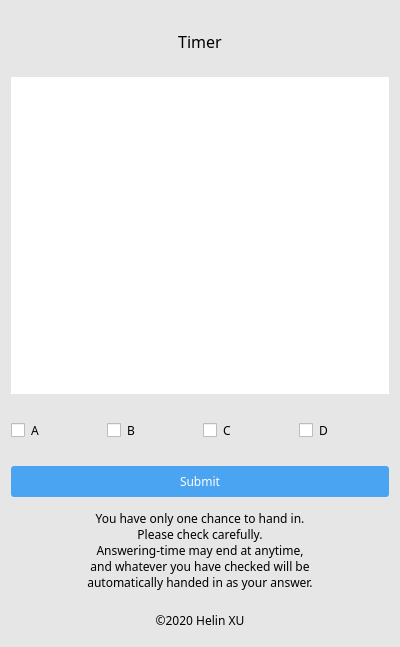
<?xml version="1.0" encoding="UTF-8"?>
<ui version="4.0">
 <class>AnswerWindow</class>
 <widget class="QDialog" name="AnswerWindow">
  <property name="geometry">
   <rect>
    <x>0</x>
    <y>0</y>
    <width>400</width>
    <height>647</height>
   </rect>
  </property>
  <property name="minimumSize">
   <size>
    <width>400</width>
    <height>647</height>
   </size>
  </property>
  <property name="maximumSize">
   <size>
    <width>400</width>
    <height>647</height>
   </size>
  </property>
  <property name="windowTitle">
   <string>New Problem</string>
  </property>
  <property name="styleSheet">
   <string notr="true">QWidget
{
	border-radius:3px;
}
QDialog{
background-color:rgb(230, 230, 230);
}
QLineEdit
{
    font: 25 9pt &quot;Microsoft JhengHei&quot;;
    background:white;
    padding-left:4px ;
    padding-top:4px ;
    border-bottom-left-radius:4px;
    border-bottom-right-radius:4px;
    border: 1.2px solid rgb(189 , 189, 189);
    border-top:transparent;
    
}
QLineEdit:hover
{
    font: 25 9pt &quot;Microsoft JhengHei&quot;;
    padding-top:0px ;
    border: 1px solid rgb(21 , 131 , 221);
}
QLineEdit:focus
{
    font: 25 9pt &quot;Microsoft JhengHei&quot;;
    padding-top:0px ;
    border: 1px solid rgb(21 , 131 , 221);
}

QPushButton
{
	font: 25 9pt &quot;Microsoft JhengHei&quot;;
    color:white;
    background-color:rgb(75,164,242);
    border-radius:3px;
}

QPushButton:hover
{
	font: 25 10pt &quot;Microsoft JhengHei&quot;;
    color:white;
    background-color:rgb(44 , 137 , 255);
	border-radius:5px;
}

QPushButton:pressed
{
	font: 25 11pt &quot;Microsoft JhengHei&quot;;
	border-radius:13px;
    color:white;
    background-color:rgb(14 , 135 , 228);
    padding-left:5px;
    padding-top:5px;
}

QPushButton:default
{
	font: 25 9pt &quot;Microsoft JhengHei&quot;;
	border-radius:3px;
    color:white;
    background-color:rgb(44 , 137 , 255);
    padding-left:3px;
    padding-top:3px;
    border: 2px solid rgb(17 , 120 , 221);
}

QPushButton:!enabled
{
	font: 25 9pt &quot;Microsoft JhengHei&quot;;
    color:white;
    background-color:rgb(200 , 200 , 200);
	border-radius:5px;
}
QRadioButton
{
    font: 25 9pt &quot;Microsoft JhengHei&quot;;
}
QLabel#TopImage
{
	border-radius:90px;
}
</string>
  </property>
  <layout class="QVBoxLayout" name="verticalLayout" stretch="20,100,10,10,30,10">
   <item>
    <widget class="QLabel" name="lblTimer">
     <property name="minimumSize">
      <size>
       <width>0</width>
       <height>60</height>
      </size>
     </property>
     <property name="maximumSize">
      <size>
       <width>16777215</width>
       <height>60</height>
      </size>
     </property>
     <property name="font">
      <font>
       <family>Microsoft JhengHei</family>
       <pointsize>12</pointsize>
      </font>
     </property>
     <property name="styleSheet">
      <string notr="true"/>
     </property>
     <property name="text">
      <string>Timer</string>
     </property>
     <property name="alignment">
      <set>Qt::AlignCenter</set>
     </property>
    </widget>
   </item>
   <item>
    <widget class="QTextBrowser" name="textBrowser">
     <property name="font">
      <font>
       <family>Microsoft JhengHei</family>
      </font>
     </property>
    </widget>
   </item>
   <item>
    <layout class="QHBoxLayout" name="horizontalLayout">
     <item>
      <widget class="QCheckBox" name="ckbA">
       <property name="font">
        <font>
         <family>Microsoft JhengHei</family>
        </font>
       </property>
       <property name="text">
        <string>A</string>
       </property>
      </widget>
     </item>
     <item>
      <widget class="QCheckBox" name="ckbB">
       <property name="font">
        <font>
         <family>Microsoft JhengHei</family>
        </font>
       </property>
       <property name="text">
        <string>B</string>
       </property>
      </widget>
     </item>
     <item>
      <widget class="QCheckBox" name="ckbC">
       <property name="font">
        <font>
         <family>Microsoft JhengHei</family>
        </font>
       </property>
       <property name="text">
        <string>C</string>
       </property>
      </widget>
     </item>
     <item>
      <widget class="QCheckBox" name="ckbD">
       <property name="sizePolicy">
        <sizepolicy hsizetype="Minimum" vsizetype="Preferred">
         <horstretch>0</horstretch>
         <verstretch>0</verstretch>
        </sizepolicy>
       </property>
       <property name="minimumSize">
        <size>
         <width>0</width>
         <height>60</height>
        </size>
       </property>
       <property name="maximumSize">
        <size>
         <width>16777215</width>
         <height>60</height>
        </size>
       </property>
       <property name="font">
        <font>
         <family>Microsoft JhengHei</family>
        </font>
       </property>
       <property name="text">
        <string>D</string>
       </property>
      </widget>
     </item>
    </layout>
   </item>
   <item>
    <widget class="QPushButton" name="btnHandIn">
     <property name="sizePolicy">
      <sizepolicy hsizetype="Minimum" vsizetype="Preferred">
       <horstretch>0</horstretch>
       <verstretch>0</verstretch>
      </sizepolicy>
     </property>
     <property name="font">
      <font>
       <family>Microsoft JhengHei</family>
       <pointsize>9</pointsize>
       <weight>3</weight>
       <italic>false</italic>
       <bold>false</bold>
      </font>
     </property>
     <property name="text">
      <string>Submit</string>
     </property>
     <property name="autoDefault">
      <bool>false</bool>
     </property>
    </widget>
   </item>
   <item>
    <widget class="QLabel" name="label_2">
     <property name="maximumSize">
      <size>
       <width>16777215</width>
       <height>130</height>
      </size>
     </property>
     <property name="font">
      <font>
       <family>Microsoft JhengHei</family>
       <pointsize>9</pointsize>
      </font>
     </property>
     <property name="text">
      <string>You have only one chance to hand in. 
Please check carefully.
Answering-time may end at anytime,
and whatever you have checked will be 
automatically handed in as your answer.</string>
     </property>
     <property name="alignment">
      <set>Qt::AlignCenter</set>
     </property>
    </widget>
   </item>
   <item>
    <widget class="QLabel" name="label">
     <property name="maximumSize">
      <size>
       <width>16777215</width>
       <height>40</height>
      </size>
     </property>
     <property name="font">
      <font>
       <family>Microsoft JhengHei</family>
      </font>
     </property>
     <property name="text">
      <string>©️2020 Helin XU</string>
     </property>
     <property name="alignment">
      <set>Qt::AlignCenter</set>
     </property>
    </widget>
   </item>
  </layout>
 </widget>
 <resources/>
 <connections/>
</ui>
